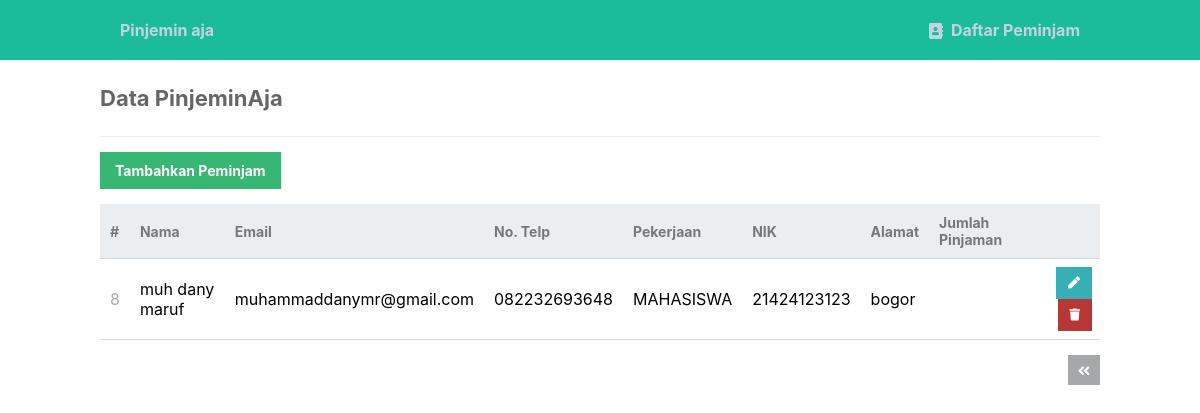
The page /table_pinjem/read.php?page=2 on the database its author committed.
### tables this page shows
CREATE TABLE `kontak` (
  `id` int(11) NOT NULL,
  `nama` varchar(50) NOT NULL,
  `email` varchar(50) NOT NULL,
  `notelp` varchar(30) NOT NULL,
  `pekerjaan` varchar(50) NOT NULL,
  `nik` varchar(16) NOT NULL,
  `alamat` varchar(255) NOT NULL,
  `pinjaman` varchar(255) NOT NULL
);

### table_pinjem/read.php (the view, shortened to what this page needs)
<?php
include 'functions.php';
$pdo = pdo_connect_mysql();
$page = isset($_GET['page']) && is_numeric($_GET['page']) ? (int)$_GET['page'] : 1;
$records_per_page = 5;
$stmt = $pdo->prepare('SELECT * FROM kontak ORDER BY id LIMIT :current_page, :record_per_page');
$stmt->bindValue(':current_page', ($page - 1) * $records_per_page, PDO::PARAM_INT);
$stmt->bindValue(':record_per_page', $records_per_page, PDO::PARAM_INT);
$stmt->execute();
$contacts = $stmt->fetchAll(PDO::FETCH_ASSOC);
?>
<?= template_header('Read') ?>
<div class="content read">
    <h2>Data PinjeminAja</h2>
    <a href="create.php" class="create-contact">Tambahkan Peminjam</a>
    <table>
        <thead>
            <tr>
                <td>#</td>
                <td>Nama</td>
                <td>Email</td>
                <td>No. Telp</td>
                <td>Pekerjaan</td>
                <td>NIK</td>
                <td>Alamat</td>
                <td>Jumlah Pinjaman</td>
                <td></td>
            </tr>
        </thead>
        <tbody>
            <?php foreach ($contacts as $contact) : ?>
                <tr>
                    <td><?= $contact['id'] ?></td>
                    <td><?= $contact['nama'] ?></td>
                    <td><?= $contact['email'] ?></td>
                    <td><?= $contact['notelp'] ?></td>
                    <td><?= $contact['pekerjaan'] ?></td>
                    <td><?= $contact['nik'] ?></td>
                    <td><?= $contact['alamat'] ?></td>
                    <td><?= $contact['pinjaman'] ?></td>
                    <td class="actions">
                        <a href="update.php?id=<?= $contact['id'] ?>" class="edit"><i class="fas fa-pen fa-xs"></i></a>
                        <a href="delete.php?id=<?= $contact['id'] ?>" class="trash"><i class="fas fa-trash fa-xs"></i></a>
                    </td>
                </tr>
            <?php endforeach; ?>
        </tbody>
    </table>
    <div class="pagination">
        <?php if ($page > 1) : ?>
            <a href="read.php?page=<?= $page - 1 ?>"><i class="fas fa-angle-double-left fa-sm"></i></a>
        <?php endif; ?>
    </div>
</div>
<?= template_footer() ?>

### table_pinjem/style.css (style rules this page uses)
* { box-sizing: border-box; font-family: -apple-system, BlinkMacSystemFont, "segoe ui", roboto, oxygen, ubuntu, cantarell, "fira sans", "droid sans", "helvetica neue", Arial, sans-serif; font-size: 16px; -webkit-font-smoothing: antialiased; -moz-osx-font-smoothing: grayscale; }
body { background-color: #FFFFFF; margin: 0; }
.content { width: 1000px; margin: 0 auto; }
.content h2 { margin: 0; padding: 25px 0; font-size: 22px; border-bottom: 1px solid #ebebeb; color: #666666; }
.read .create-contact { display: inline-block; text-decoration: none; background-color: #38b673; font-weight: bold; font-size: 14px; color: #FFFFFF; padding: 10px 15px; margin: 15px 0; }
.read .pagination { display: flex; justify-content: flex-end; }
.read .pagination a { display: inline-block; text-decoration: none; background-color: #a5a7a9; font-weight: bold; color: #FFFFFF; padding: 5px 10px; margin: 15px 0 15px 5px; }
.read table { width: 100%; padding-top: 30px; border-collapse: collapse; }
.read table thead { background-color: #ebeef1; border-bottom: 1px solid #d3dae0; }
.read table thead td { padding: 10px; font-weight: bold; color: #767779; font-size: 14px; }
.read table tbody tr { border-bottom: 1px solid #d3dae0; }
.read table tbody tr td { padding: 10px; }
.read table tbody tr td:nth-child(1) { color: #a5a7a9; }
.read table tbody tr td.actions { padding: 8px; text-align: right; }
.read table tbody tr td.actions .edit, .read table tbody tr td.actions .trash { display: inline-flex; text-align: right; text-decoration: none; color: #FFFFFF; padding: 10px 12px; }
.read table tbody tr td.actions .trash { background-color: #b73737; }
.read table tbody tr td.actions .edit { background-color: #37afb7; }

### rows shown on the page
kontak: id "8", nama "muh dany maruf", email "muhammaddanymr@gmail.com", notelp "082232693648", pekerjaan "MAHASISWA", nik "21424123123", alamat "bogor"
